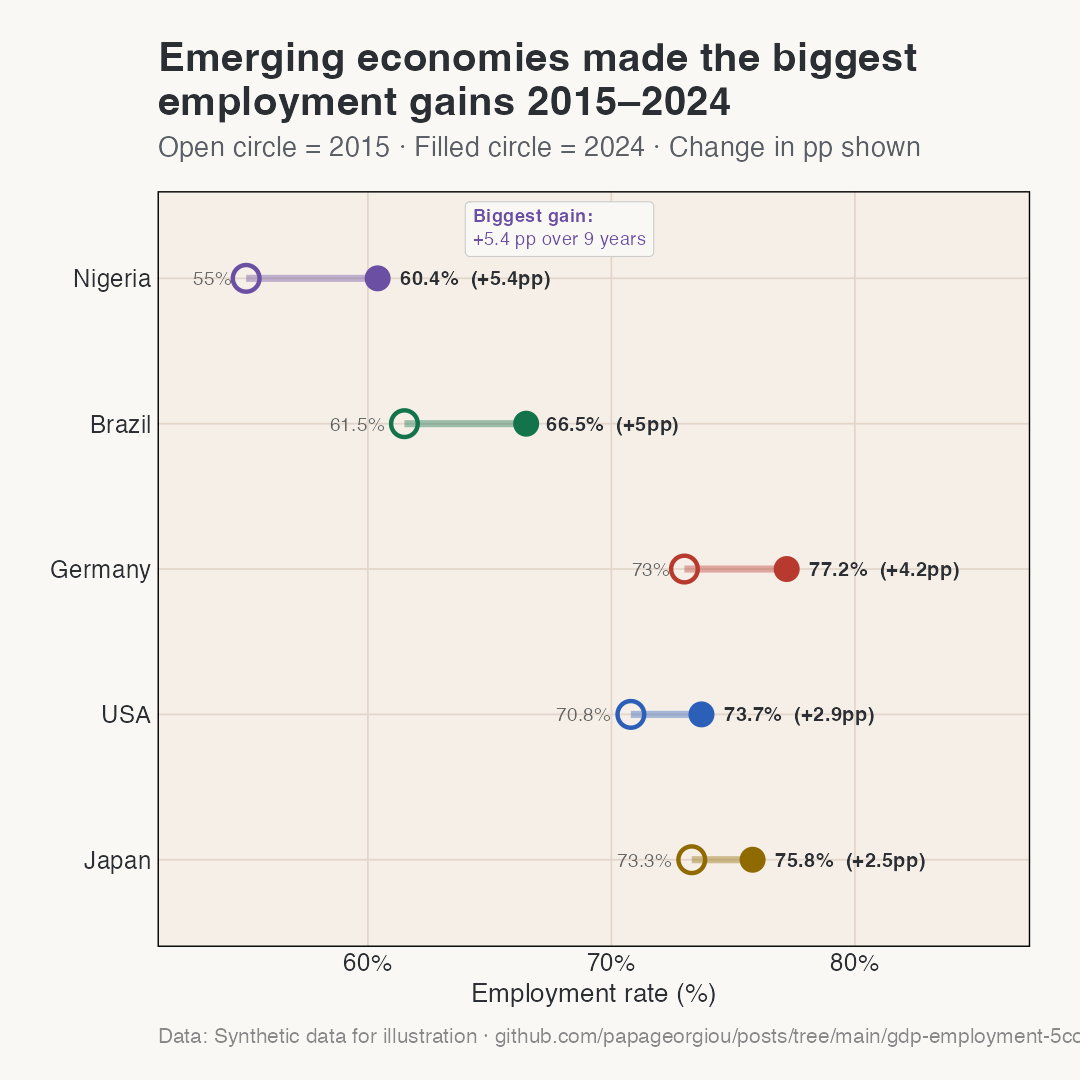

Recreate this plot in R.
# Chart 4: Slope / Dumbbell — Employment rate change 2015 vs 2024
# Insight: Brazil and Nigeria made the biggest employment gains over the decade

library(tidyverse)
library(ggtext)
library(scales)

# ── Palette & theme ────────────────────────────────────────────────────────────
bg_plot   <- "#F6EFE8"
bg_figure <- "#FAF8F5"
gridlines <- "#E2D6CB"
text_axes <- "#2B2F33"

palette_warm <- c(
  USA     = "#2B5FB8",
  Germany = "#B83A2F",
  Japan   = "#8F6A00",
  Brazil  = "#13734A",
  Nigeria = "#6B4FA3"
)

my_social_theme <- function(base_size = 14, base_family = "Helvetica") {
  ggthemes::theme_foundation(base_size = base_size, base_family = base_family) +
    theme(
      plot.background   = element_rect(fill = bg_figure, color = NA),
      panel.background  = element_rect(fill = bg_plot,   color = NA),
      panel.grid.major  = element_line(color = gridlines, linewidth = 0.4),
      panel.grid.minor  = element_blank(),
      axis.ticks        = element_blank(),
      axis.text         = element_text(color = text_axes, size = rel(0.85)),
      axis.title        = element_text(color = text_axes, size = rel(0.9)),
      plot.title        = element_text(face = "bold", size = rel(1.4), color = text_axes,
                                       hjust = 0, margin = margin(b = 6)),
      plot.subtitle     = element_markdown(size = rel(0.95), color = "#5A5F65",
                                           margin = margin(b = 14)),
      plot.caption      = element_text(size = rel(0.72), color = "#888888",
                                       hjust = 0, margin = margin(t = 10)),
      plot.margin       = margin(20, 24, 16, 24),
      legend.position   = "none"
    )
}

# ── Data ───────────────────────────────────────────────────────────────────────
df <- tribble(
  ~country,   ~emp_2015, ~emp_2024,
  "USA",      70.8,      73.7,
  "Germany",  73.0,      77.2,
  "Japan",    73.3,      75.8,
  "Brazil",   61.5,      66.5,
  "Nigeria",  55.0,      60.4
) |>
  mutate(
    country = fct_reorder(country, emp_2024 - emp_2015),
    delta   = emp_2024 - emp_2015
  )

# ── Plot ───────────────────────────────────────────────────────────────────────
p <- ggplot(df) +
  # Connector segment
  geom_segment(
    aes(x = emp_2015, xend = emp_2024, y = country, yend = country,
        color = country),
    linewidth = 1.6, alpha = 0.4
  ) +
  # 2015 point (hollow)
  geom_point(aes(x = emp_2015, y = country, color = country),
             shape = 1, size = 5, stroke = 1.5) +
  # 2024 point (solid)
  geom_point(aes(x = emp_2024, y = country, color = country),
             shape = 19, size = 5) +
  # Left labels: 2015 values
  geom_text(aes(x = emp_2015, y = country,
                label = paste0(emp_2015, "%")),
            hjust = 1.35, size = 3.3, color = "#666666") +
  # Right labels: 2024 values + delta
  geom_text(aes(x = emp_2024, y = country,
                label = paste0(emp_2024, "%  (+", round(delta, 1), "pp)")),
            hjust = -0.15, size = 3.5, fontface = "bold",
            color = text_axes) +
  # Highlight: biggest mover annotated
  annotate("richtext",
    x = 64, y = "Nigeria",
    label = "**Biggest gain:**<br>+5.4 pp over 9 years",
    fill = "#FAF8F5", label.color = "#CCCCCC",
    size = 3.2, color = "#6B4FA3", hjust = 0, vjust = -0.4
  ) +
  scale_color_manual(values = palette_warm) +
  scale_x_continuous(
    labels = label_percent(scale = 1),
    limits = c(52, 84),
    expand = expansion(mult = c(0.02, 0.1))
  ) +
  labs(
    title    = "Emerging economies made the biggest\nemployment gains 2015–2024",
    subtitle = "Open circle = 2015  ·  Filled circle = 2024  ·  Change in pp shown",
    x        = "Employment rate (%)",
    y        = NULL,
    caption  = "Data: Synthetic data for illustration · github.com/papageorgiou/posts"
  ) +
  my_social_theme()

ggsave(
  "04_slope_employment_change.png",
  plot   = p,
  path   = "/Users/alexp/gd_alpapag/apclients/posts/gdp-employment-5countries",
  width  = 1080, height = 1080, units = "px", dpi = 150, bg = bg_figure
)

message("Chart 4 saved.")
